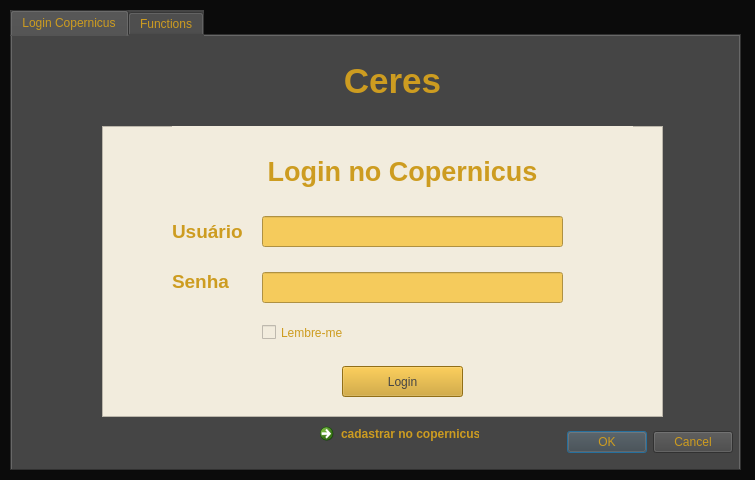
<?xml version="1.0" encoding="UTF-8"?>
<ui version="4.0">
 <class>CeresDialogBase</class>
 <widget class="QDialog" name="CeresDialogBase">
  <property name="geometry">
   <rect>
    <x>0</x>
    <y>0</y>
    <width>755</width>
    <height>480</height>
   </rect>
  </property>
  <property name="sizePolicy">
   <sizepolicy hsizetype="Fixed" vsizetype="Fixed">
    <horstretch>0</horstretch>
    <verstretch>0</verstretch>
   </sizepolicy>
  </property>
  <property name="minimumSize">
   <size>
    <width>755</width>
    <height>480</height>
   </size>
  </property>
  <property name="maximumSize">
   <size>
    <width>755</width>
    <height>480</height>
   </size>
  </property>
  <property name="windowTitle">
   <string>Ceres</string>
  </property>
  <property name="styleSheet">
   <string notr="true">background-color: rgb(11, 11, 11);</string>
  </property>
  <property name="sizeGripEnabled">
   <bool>false</bool>
  </property>
  <widget class="QTabWidget" name="tabWidget">
   <property name="geometry">
    <rect>
     <x>10</x>
     <y>10</y>
     <width>731</width>
     <height>461</height>
    </rect>
   </property>
   <property name="sizePolicy">
    <sizepolicy hsizetype="Preferred" vsizetype="Preferred">
     <horstretch>0</horstretch>
     <verstretch>0</verstretch>
    </sizepolicy>
   </property>
   <property name="styleSheet">
    <string notr="true">background-color: rgb(69, 69, 69);
color: rgb(205, 156, 32);</string>
   </property>
   <property name="tabShape">
    <enum>QTabWidget::Rounded</enum>
   </property>
   <property name="currentIndex">
    <number>0</number>
   </property>
   <widget class="QWidget" name="tab">
    <attribute name="title">
     <string>Login Copernicus</string>
    </attribute>
    <widget class="QDialogButtonBox" name="button_box">
     <property name="geometry">
      <rect>
       <x>550</x>
       <y>390</y>
       <width>171</width>
       <height>32</height>
      </rect>
     </property>
     <property name="orientation">
      <enum>Qt::Horizontal</enum>
     </property>
     <property name="standardButtons">
      <set>QDialogButtonBox::Cancel|QDialogButtonBox::Ok</set>
     </property>
    </widget>
    <widget class="QLabel" name="label_4">
     <property name="geometry">
      <rect>
       <x>310</x>
       <y>10</y>
       <width>141</width>
       <height>71</height>
      </rect>
     </property>
     <property name="styleSheet">
      <string notr="true">color: rgb(205, 156, 32);</string>
     </property>
     <property name="text">
      <string>&lt;html&gt;&lt;head/&gt;&lt;body&gt;&lt;p&gt;&lt;span style=&quot; font-size:26pt; font-weight:600;&quot;&gt;Ceres&lt;/span&gt;&lt;/p&gt;&lt;/body&gt;&lt;/html&gt;</string>
     </property>
     <property name="alignment">
      <set>Qt::AlignCenter</set>
     </property>
    </widget>
    <widget class="QFrame" name="frame">
     <property name="geometry">
      <rect>
       <x>90</x>
       <y>90</y>
       <width>561</width>
       <height>291</height>
      </rect>
     </property>
     <property name="styleSheet">
      <string notr="true">background-color: rgb(242, 236, 221);</string>
     </property>
     <property name="frameShape">
      <enum>QFrame::StyledPanel</enum>
     </property>
     <property name="frameShadow">
      <enum>QFrame::Raised</enum>
     </property>
     <widget class="QLabel" name="label">
      <property name="geometry">
       <rect>
        <x>70</x>
        <y>0</y>
        <width>461</width>
        <height>91</height>
       </rect>
      </property>
      <property name="text">
       <string>&lt;html&gt;&lt;head/&gt;&lt;body&gt;&lt;p&gt;&lt;span style=&quot; font-size:20pt; font-weight:600;&quot;&gt;Login no Copernicus&lt;/span&gt;&lt;/p&gt;&lt;/body&gt;&lt;/html&gt;</string>
      </property>
      <property name="alignment">
       <set>Qt::AlignCenter</set>
      </property>
      <property name="wordWrap">
       <bool>false</bool>
      </property>
     </widget>
     <widget class="QLabel" name="label_2">
      <property name="geometry">
       <rect>
        <x>70</x>
        <y>90</y>
        <width>71</width>
        <height>31</height>
       </rect>
      </property>
      <property name="text">
       <string>&lt;html&gt;&lt;head/&gt;&lt;body&gt;&lt;p&gt;&lt;span style=&quot; font-size:14pt; font-weight:600;&quot;&gt;Usuário&lt;/span&gt;&lt;/p&gt;&lt;/body&gt;&lt;/html&gt;</string>
      </property>
     </widget>
     <widget class="QLabel" name="label_3">
      <property name="geometry">
       <rect>
        <x>70</x>
        <y>140</y>
        <width>61</width>
        <height>31</height>
       </rect>
      </property>
      <property name="text">
       <string>&lt;html&gt;&lt;head/&gt;&lt;body&gt;&lt;p&gt;&lt;span style=&quot; font-size:14pt; font-weight:600;&quot;&gt;Senha&lt;/span&gt;&lt;/p&gt;&lt;/body&gt;&lt;/html&gt;</string>
      </property>
     </widget>
     <widget class="QgsPasswordLineEdit" name="mLineEdit">
      <property name="geometry">
       <rect>
        <x>160</x>
        <y>146</y>
        <width>301</width>
        <height>31</height>
       </rect>
      </property>
      <property name="styleSheet">
       <string notr="true">background-color: rgb(245, 203, 92);
color: rgb(11, 11, 11);</string>
      </property>
     </widget>
     <widget class="QPushButton" name="pushButton">
      <property name="geometry">
       <rect>
        <x>240</x>
        <y>240</y>
        <width>121</width>
        <height>31</height>
       </rect>
      </property>
      <property name="styleSheet">
       <string notr="true">background-color: rgb(205, 156, 32);
color: rgb(69, 69, 69);</string>
      </property>
      <property name="text">
       <string>Login</string>
      </property>
     </widget>
     <widget class="QCheckBox" name="checkBox">
      <property name="geometry">
       <rect>
        <x>160</x>
        <y>191</y>
        <width>101</width>
        <height>31</height>
       </rect>
      </property>
      <property name="text">
       <string>Lembre-me</string>
      </property>
     </widget>
     <widget class="QLineEdit" name="lineEdit_5">
      <property name="geometry">
       <rect>
        <x>160</x>
        <y>90</y>
        <width>301</width>
        <height>31</height>
       </rect>
      </property>
      <property name="styleSheet">
       <string notr="true">background-color: rgb(245, 203, 92);
color: rgb(11, 11, 11);
</string>
      </property>
     </widget>
    </widget>
    <widget class="QCommandLinkButton" name="commandLinkButton">
     <property name="geometry">
      <rect>
       <x>300</x>
       <y>380</y>
       <width>171</width>
       <height>41</height>
      </rect>
     </property>
     <property name="text">
      <string>cadastrar no copernicus</string>
     </property>
     <property name="description">
      <string/>
     </property>
    </widget>
    <zorder>frame</zorder>
    <zorder>button_box</zorder>
    <zorder>label_4</zorder>
    <zorder>commandLinkButton</zorder>
   </widget>
   <widget class="QWidget" name="tab_2">
    <attribute name="title">
     <string>Functions</string>
    </attribute>
    <widget class="QLabel" name="label_5">
     <property name="geometry">
      <rect>
       <x>10</x>
       <y>0</y>
       <width>81</width>
       <height>16</height>
      </rect>
     </property>
     <property name="text">
      <string>&lt;html&gt;&lt;head/&gt;&lt;body&gt;&lt;p&gt;&lt;span style=&quot; font-size:12pt; font-weight:600;&quot;&gt;Download&lt;/span&gt;&lt;/p&gt;&lt;/body&gt;&lt;/html&gt;</string>
     </property>
    </widget>
    <widget class="QFrame" name="frame_2">
     <property name="geometry">
      <rect>
       <x>10</x>
       <y>20</y>
       <width>711</width>
       <height>161</height>
      </rect>
     </property>
     <property name="styleSheet">
      <string notr="true">background-color: rgb(245, 203, 92);
color: rgb(11, 11, 11);</string>
     </property>
     <property name="frameShape">
      <enum>QFrame::StyledPanel</enum>
     </property>
     <property name="frameShadow">
      <enum>QFrame::Raised</enum>
     </property>
     <widget class="QLabel" name="label_6">
      <property name="geometry">
       <rect>
        <x>10</x>
        <y>10</y>
        <width>58</width>
        <height>21</height>
       </rect>
      </property>
      <property name="text">
       <string>Shape</string>
      </property>
     </widget>
     <widget class="QDateEdit" name="dateEdit">
      <property name="geometry">
       <rect>
        <x>50</x>
        <y>60</y>
        <width>110</width>
        <height>25</height>
       </rect>
      </property>
      <property name="dateTime">
       <datetime>
        <hour>23</hour>
        <minute>0</minute>
        <second>0</second>
        <year>2024</year>
        <month>1</month>
        <day>1</day>
       </datetime>
      </property>
     </widget>
     <widget class="QDateEdit" name="dateEdit_2">
      <property name="geometry">
       <rect>
        <x>180</x>
        <y>60</y>
        <width>110</width>
        <height>25</height>
       </rect>
      </property>
      <property name="dateTime">
       <datetime>
        <hour>23</hour>
        <minute>0</minute>
        <second>0</second>
        <year>2024</year>
        <month>1</month>
        <day>1</day>
       </datetime>
      </property>
     </widget>
     <widget class="QToolButton" name="toolButton">
      <property name="geometry">
       <rect>
        <x>640</x>
        <y>11</y>
        <width>51</width>
        <height>21</height>
       </rect>
      </property>
      <property name="text">
       <string>...</string>
      </property>
     </widget>
     <widget class="QPushButton" name="pushButton_2">
      <property name="geometry">
       <rect>
        <x>50</x>
        <y>130</y>
        <width>111</width>
        <height>24</height>
       </rect>
      </property>
      <property name="text">
       <string>Fazer Download</string>
      </property>
     </widget>
     <widget class="QLabel" name="label_7">
      <property name="geometry">
       <rect>
        <x>50</x>
        <y>90</y>
        <width>101</width>
        <height>31</height>
       </rect>
      </property>
      <property name="text">
       <string>&lt;html&gt;&lt;head/&gt;&lt;body&gt;&lt;p&gt;Local download:&lt;/p&gt;&lt;/body&gt;&lt;/html&gt;</string>
      </property>
     </widget>
     <widget class="QLabel" name="label_8">
      <property name="geometry">
       <rect>
        <x>150</x>
        <y>90</y>
        <width>531</width>
        <height>31</height>
       </rect>
      </property>
      <property name="text">
       <string>&lt;html&gt;&lt;head/&gt;&lt;body&gt;&lt;p&gt;Click para fazer download.&lt;/p&gt;&lt;/body&gt;&lt;/html&gt;</string>
      </property>
     </widget>
     <widget class="QLineEdit" name="lineEdit">
      <property name="geometry">
       <rect>
        <x>50</x>
        <y>10</y>
        <width>581</width>
        <height>24</height>
       </rect>
      </property>
      <property name="styleSheet">
       <string notr="true">color: rgb(245, 203, 92);
color: rgb(11, 11, 11);
selection-color: rgb(224, 27, 36);</string>
      </property>
     </widget>
     <widget class="QLabel" name="label_9">
      <property name="geometry">
       <rect>
        <x>60</x>
        <y>40</y>
        <width>71</width>
        <height>16</height>
       </rect>
      </property>
      <property name="text">
       <string>Data inicial</string>
      </property>
     </widget>
     <widget class="QLabel" name="label_10">
      <property name="geometry">
       <rect>
        <x>200</x>
        <y>40</y>
        <width>71</width>
        <height>16</height>
       </rect>
      </property>
      <property name="text">
       <string>&lt;html&gt;&lt;head/&gt;&lt;body&gt;&lt;p&gt;Data Final&lt;/p&gt;&lt;/body&gt;&lt;/html&gt;</string>
      </property>
     </widget>
    </widget>
    <widget class="QLabel" name="label_11">
     <property name="geometry">
      <rect>
       <x>10</x>
       <y>190</y>
       <width>161</width>
       <height>16</height>
      </rect>
     </property>
     <property name="text">
      <string>&lt;html&gt;&lt;head/&gt;&lt;body&gt;&lt;p&gt;&lt;span style=&quot; font-size:12pt; font-weight:600;&quot;&gt;Selecione as bandas&lt;/span&gt;&lt;/p&gt;&lt;/body&gt;&lt;/html&gt;</string>
     </property>
    </widget>
    <widget class="QFrame" name="frame_3">
     <property name="geometry">
      <rect>
       <x>10</x>
       <y>210</y>
       <width>711</width>
       <height>71</height>
      </rect>
     </property>
     <property name="styleSheet">
      <string notr="true">background-color: rgb(245, 203, 92);
color: rgb(11, 11, 11);</string>
     </property>
     <property name="frameShape">
      <enum>QFrame::StyledPanel</enum>
     </property>
     <property name="frameShadow">
      <enum>QFrame::Raised</enum>
     </property>
     <widget class="QToolButton" name="toolButton_2">
      <property name="geometry">
       <rect>
        <x>640</x>
        <y>11</y>
        <width>51</width>
        <height>21</height>
       </rect>
      </property>
      <property name="text">
       <string>...</string>
      </property>
     </widget>
     <widget class="QLabel" name="label_12">
      <property name="geometry">
       <rect>
        <x>10</x>
        <y>10</y>
        <width>58</width>
        <height>21</height>
       </rect>
      </property>
      <property name="text">
       <string>Banda A</string>
      </property>
     </widget>
     <widget class="QLineEdit" name="lineEdit_2">
      <property name="geometry">
       <rect>
        <x>70</x>
        <y>10</y>
        <width>561</width>
        <height>24</height>
       </rect>
      </property>
      <property name="styleSheet">
       <string notr="true">color: rgb(245, 203, 92);
color: rgb(11, 11, 11);</string>
      </property>
     </widget>
     <widget class="QToolButton" name="toolButton_3">
      <property name="geometry">
       <rect>
        <x>640</x>
        <y>40</y>
        <width>51</width>
        <height>21</height>
       </rect>
      </property>
      <property name="text">
       <string>...</string>
      </property>
     </widget>
     <widget class="QLabel" name="label_13">
      <property name="geometry">
       <rect>
        <x>10</x>
        <y>39</y>
        <width>58</width>
        <height>21</height>
       </rect>
      </property>
      <property name="text">
       <string>Banda B</string>
      </property>
     </widget>
     <widget class="QLineEdit" name="lineEdit_3">
      <property name="geometry">
       <rect>
        <x>70</x>
        <y>39</y>
        <width>561</width>
        <height>24</height>
       </rect>
      </property>
      <property name="styleSheet">
       <string notr="true">color: rgb(245, 203, 92);
color: rgb(11, 11, 11);</string>
      </property>
     </widget>
    </widget>
    <widget class="QLabel" name="label_14">
     <property name="geometry">
      <rect>
       <x>10</x>
       <y>290</y>
       <width>221</width>
       <height>16</height>
      </rect>
     </property>
     <property name="text">
      <string>&lt;html&gt;&lt;head/&gt;&lt;body&gt;&lt;p&gt;&lt;span style=&quot; font-size:12pt; font-weight:600;&quot;&gt;Criando mapas e Estatísticas&lt;/span&gt;&lt;/p&gt;&lt;/body&gt;&lt;/html&gt;</string>
     </property>
    </widget>
    <widget class="QFrame" name="frame_4">
     <property name="geometry">
      <rect>
       <x>10</x>
       <y>310</y>
       <width>361</width>
       <height>111</height>
      </rect>
     </property>
     <property name="styleSheet">
      <string notr="true">background-color: rgb(245, 203, 92);
color: rgb(11, 11, 11);</string>
     </property>
     <property name="frameShape">
      <enum>QFrame::StyledPanel</enum>
     </property>
     <property name="frameShadow">
      <enum>QFrame::Raised</enum>
     </property>
     <widget class="QComboBox" name="comboBox">
      <property name="geometry">
       <rect>
        <x>10</x>
        <y>30</y>
        <width>161</width>
        <height>24</height>
       </rect>
      </property>
     </widget>
     <widget class="QLabel" name="label_16">
      <property name="geometry">
       <rect>
        <x>10</x>
        <y>10</y>
        <width>111</width>
        <height>16</height>
       </rect>
      </property>
      <property name="text">
       <string>Selecione a função</string>
      </property>
     </widget>
     <widget class="QPushButton" name="pushButton_3">
      <property name="geometry">
       <rect>
        <x>180</x>
        <y>30</y>
        <width>111</width>
        <height>24</height>
       </rect>
      </property>
      <property name="text">
       <string>Gerar Estatísticas</string>
      </property>
     </widget>
    </widget>
    <widget class="QLabel" name="label_15">
     <property name="geometry">
      <rect>
       <x>390</x>
       <y>290</y>
       <width>131</width>
       <height>16</height>
      </rect>
     </property>
     <property name="text">
      <string>&lt;html&gt;&lt;head/&gt;&lt;body&gt;&lt;p&gt;&lt;span style=&quot; font-size:12pt; font-weight:600;&quot;&gt;Sobre as funções&lt;/span&gt;&lt;/p&gt;&lt;/body&gt;&lt;/html&gt;</string>
     </property>
    </widget>
    <widget class="QFrame" name="frame_5">
     <property name="geometry">
      <rect>
       <x>390</x>
       <y>310</y>
       <width>331</width>
       <height>111</height>
      </rect>
     </property>
     <property name="styleSheet">
      <string notr="true">color: rgb(11, 11, 11);
background-color: rgb(245, 203, 92);</string>
     </property>
     <property name="frameShape">
      <enum>QFrame::StyledPanel</enum>
     </property>
     <property name="frameShadow">
      <enum>QFrame::Raised</enum>
     </property>
     <widget class="QLineEdit" name="lineEdit_4">
      <property name="geometry">
       <rect>
        <x>10</x>
        <y>30</y>
        <width>191</width>
        <height>24</height>
       </rect>
      </property>
      <property name="styleSheet">
       <string notr="true">color: rgb(245, 203, 92);
color: rgb(11, 11, 11);</string>
      </property>
     </widget>
     <widget class="QPushButton" name="pushButton_4">
      <property name="geometry">
       <rect>
        <x>210</x>
        <y>30</y>
        <width>111</width>
        <height>24</height>
       </rect>
      </property>
      <property name="text">
       <string>Adicionar</string>
      </property>
     </widget>
     <widget class="QLabel" name="label_17">
      <property name="geometry">
       <rect>
        <x>10</x>
        <y>60</y>
        <width>111</width>
        <height>21</height>
       </rect>
      </property>
      <property name="text">
       <string>Selecione a função</string>
      </property>
     </widget>
     <widget class="QPushButton" name="pushButton_5">
      <property name="geometry">
       <rect>
        <x>210</x>
        <y>80</y>
        <width>111</width>
        <height>24</height>
       </rect>
      </property>
      <property name="text">
       <string>Remover</string>
      </property>
     </widget>
     <widget class="QComboBox" name="comboBox_2">
      <property name="geometry">
       <rect>
        <x>10</x>
        <y>80</y>
        <width>191</width>
        <height>24</height>
       </rect>
      </property>
     </widget>
     <widget class="QLabel" name="label_18">
      <property name="geometry">
       <rect>
        <x>10</x>
        <y>10</y>
        <width>111</width>
        <height>20</height>
       </rect>
      </property>
      <property name="text">
       <string>Digite uma função</string>
      </property>
     </widget>
    </widget>
   </widget>
  </widget>
 </widget>
 <customwidgets>
  <customwidget>
   <class>QgsPasswordLineEdit</class>
   <extends>QLineEdit</extends>
   <header>qgspasswordlineedit.h</header>
  </customwidget>
 </customwidgets>
 <resources/>
 <connections>
  <connection>
   <sender>button_box</sender>
   <signal>accepted()</signal>
   <receiver>CeresDialogBase</receiver>
   <slot>accept()</slot>
   <hints>
    <hint type="sourcelabel">
     <x>392</x>
     <y>428</y>
    </hint>
    <hint type="destinationlabel">
     <x>20</x>
     <y>20</y>
    </hint>
   </hints>
  </connection>
  <connection>
   <sender>button_box</sender>
   <signal>rejected()</signal>
   <receiver>CeresDialogBase</receiver>
   <slot>reject()</slot>
   <hints>
    <hint type="sourcelabel">
     <x>392</x>
     <y>428</y>
    </hint>
    <hint type="destinationlabel">
     <x>20</x>
     <y>20</y>
    </hint>
   </hints>
  </connection>
 </connections>
</ui>
